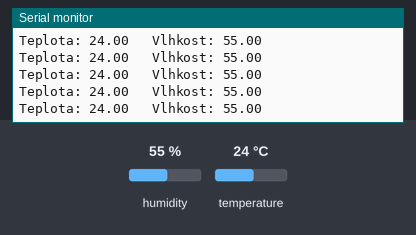
The sketch below on a simulated Arduino Uno, built with avr-gcc and run on an emulated ATmega328P. On the bench: the last lines printed to the serial monitor. Inputs (shaded band) come from the test bench; at power-on: humidity 55 %, temperature 24 °C.

Above: at 2.8 s.
2.9 s: humidity set to 22 %
At 4.2 s:
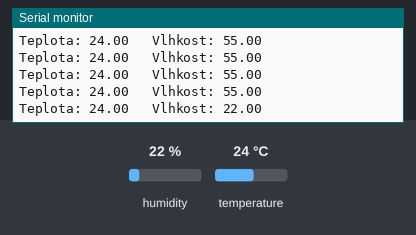
5.6 s: temperature set to 12 °C
At 6.25 s:
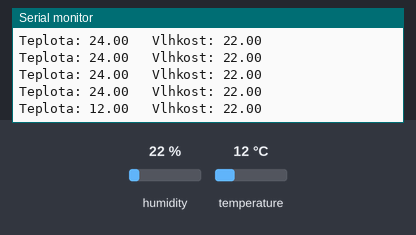
8.3 s: humidity set to 40 %
At 8.4 s:
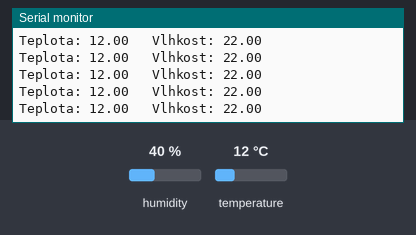
Timing chart, 0 to 11.3 s (numbered marks = the images above; inputs shaded):
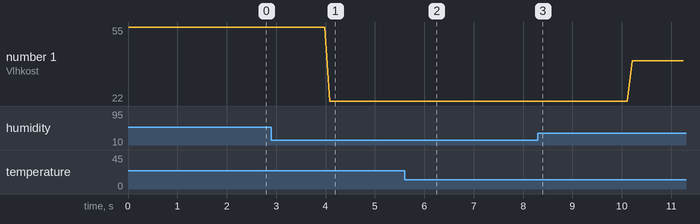

Measured:
- after the input at 2.9 s, the serial monitor: prints a new line after 1.2 s (image 1)
- after the input at 5.6 s, the serial monitor: prints a new line after 0.53 s (image 2)
- plotted number 1: 55 → 22 after the input at 2.9 s, 22 → 40 after the input at 8.3 s

The sketch:

serial04_dht11.ino
```cpp
#include <Arduino.h>

#include "DHT.h"

#define L_RGB_R 5
#define L_RGB_G 11
#define L_RGB_B 6

#define L_R 12
#define L_Y 13
#define L_G 7
#define L_B 8

#define SW1 2
#define SW2 3
#define SW3 4

#define PIEZO_A 9
#define PIEZO_B 10

#define POT1 A0
#define POT2 A1

#define PHOTO A2

#define DHTPIN A3
#define DHTTYPE DHT11

#define S1 5
#define S2 6
#define S3 9
#define S4 10
#define S5 11

// nahoru pridat: #include "DHT.h"
DHT dht(DHTPIN, DHTTYPE);

void setup() {
  Serial.begin(9600);
  Serial.println("DHTxx test!");
  dht.begin();
}

void loop() {
  Serial.print("Teplota: ");
  Serial.print(dht.readTemperature());
  Serial.print("   Vlhkost: ");
  Serial.println(dht.readHumidity());
  delay(100);
}
```
